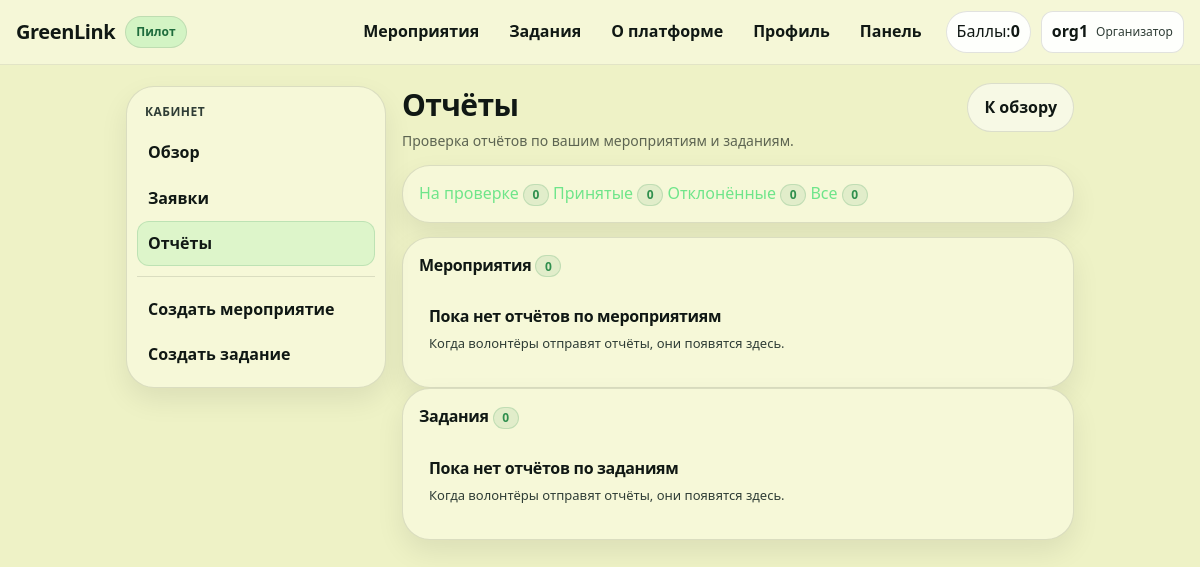
The app's page /manage/reports (signed in) with its own data.
### tables this page shows
CREATE TABLE users (
  id INTEGER PRIMARY KEY AUTOINCREMENT,
  username TEXT NOT NULL UNIQUE,
  password_hash TEXT NOT NULL,
  role TEXT NOT NULL CHECK(role IN ('admin','organizer','volunteer')),
  created_at TEXT NOT NULL,
  is_blocked INTEGER NOT NULL DEFAULT 0,
  warnings_count INTEGER NOT NULL DEFAULT 0,
  last_warning_at TEXT,
  full_name TEXT,
  group_name TEXT,
  faculty TEXT,
  age INTEGER,
  university_id INTEGER,
  points INTEGER NOT NULL DEFAULT 0, education_text TEXT, bio_text TEXT,
  FOREIGN KEY (university_id) REFERENCES universities(id)
);

### app/routes.py (the view, shortened to what this page needs)
@bp.route("/manage/reports")
@login_required
@roles_required("admin","organizer")
def manage_reports():
    db = get_db()
    u = current_user()
    status = (request.args.get("status") or "pending").strip().lower()
    approved = "принят"
    rejected_vals = ("отклонен", "отклонён")
    def build_where(alias: str):
        if status == "approved":
            return f"AND {alias}.status = 'принят'"
        if status == "rejected":
            return f"AND {alias}.status IN ('отклонен','отклонён')"
        if status == "all":
            return ""
        return f"AND {alias}.status NOT IN ('принят','отклонен','отклонён')"
    owner_event = "" if u["role"] == "admin" else "AND e.created_by = ?"
    owner_task = "" if u["role"] == "admin" else "AND t.created_by = ?"
    owner_params = () if u["role"] == "admin" else (u["id"],)
    w_event = build_where("r")
    w_task = build_where("r")
    event_reports = db.execute(
        f"""
        SELECT r.*, e.name as item_name, u.username as username, e.created_by as created_by
        FROM event_reports r
        JOIN events e ON e.id=r.event_id
        JOIN users u ON u.id=r.user_id
        WHERE 1=1 {w_event} {owner_event}
        ORDER BY r.id DESC
        """,
        owner_params,
    ).fetchall()
    task_reports = db.execute(
        f"""
        SELECT r.*, t.name as item_name, u.username as username, t.created_by as created_by
        FROM task_reports r
        JOIN tasks t ON t.id=r.task_id
        JOIN users u ON u.id=r.user_id
        WHERE 1=1 {w_task} {owner_task}
        ORDER BY r.id DESC
        """,
        owner_params,
    ).fetchall()
    def count_reports(kind: str, st: str):
        if kind == "event":
            base = "FROM event_reports r JOIN events e ON e.id=r.event_id WHERE 1=1"
            owner = "" if u["role"] == "admin" else "AND e.created_by=?"
        else:
            base = "FROM task_reports r JOIN tasks t ON t.id=r.task_id WHERE 1=1"
            owner = "" if u["role"] == "admin" else "AND t.created_by=?"
        params = () if u["role"] == "admin" else (u["id"],)
        if st == "approved":
            where = "AND r.status='принят'"
        elif st == "rejected":
            where = "AND r.status IN ('отклонен','отклонён')"
        elif st == "all":
            where = ""
        else:
            where = "AND r.status NOT IN ('принят','отклонен','отклонён')"
        return db.execute(f"SELECT COUNT(1) as c {base} {where} {owner}", params).fetchone()["c"]
    counts = {
        "pending": {"events": count_reports("event", "pending"), "tasks": count_reports("task", "pending")},
        "approved": {"events": count_reports("event", "approved"), "tasks": count_reports("task", "approved")},
        "rejected": {"events": count_reports("event", "rejected"), "tasks": count_reports("task", "rejected")},
        "all": {"events": count_reports("event", "all"), "tasks": count_reports("task", "all")},
    }
    return render_template("manage_reports.html", event_reports=event_reports, task_reports=task_reports, status=status, counts=counts)

### app/auth.py (called while the page is built)
def current_user():
    if "user_id" not in session:
        return None
    if getattr(g, "_current_user", None) is None:
        db = get_db()
        g._current_user = db.execute("SELECT * FROM users WHERE id=?", (session["user_id"],)).fetchone()
    return g._current_user

def login_required(view):
    @wraps(view)
    def wrapped(*args, **kwargs):
        u = current_user()
        if not u:
            return redirect(url_for("main.login", next=request.path))
        if u["is_blocked"]:
            session.clear()
            flash("Ваш аккаунт заблокирован. Обратитесь к администратору.", "error")
            return redirect(url_for("main.login"))
        return view(*args, **kwargs)
    return wrapped

def roles_required(*roles):
    def deco(view):
        @wraps(view)
        def wrapped(*args, **kwargs):
            u = current_user()
            if not u:
                return redirect(url_for("main.login", next=request.path))
            if u["role"] not in roles:
                flash("Недостаточно прав для доступа к разделу.", "error")
                return redirect(url_for("main.index"))
            return view(*args, **kwargs)
        return wrapped
    return deco

### app/db.py (called while the page is built)
def get_db():
    if "db" not in g:
        db_path = current_app.config["DB_PATH"]
        os.makedirs(os.path.dirname(os.path.abspath(db_path)), exist_ok=True)
        g.db = sqlite3.connect(db_path)
        g.db.row_factory = sqlite3.Row
        g.db.execute("PRAGMA foreign_keys = ON;")
    return g.db

### app/routes.py (called while the page is built)
@bp.context_processor
def inject_user():
    return {"current_user": current_user()}

### app/templates/manage_reports.html (shortened to what this page needs)
{% extends "dashboard.html" %}
{% block page_title %}Отчёты{% endblock %}
{% block page_subtitle %}Проверка отчётов по вашим мероприятиям и заданиям.{% endblock %}
{% block page_actions %}
  <a class="btn secondary" href="{{ url_for('main.manage') }}">К обзору</a>
{% endblock %}
{% block sidebar %}
  <div class="side-block">
    <div class="side-title">Кабинет</div>
    <a class="side-link" href="{{ url_for('main.manage') }}">Обзор</a>
    <a class="side-link" href="{{ url_for('main.manage_applications', status='pending') }}">Заявки</a>
    <a class="side-link active" href="{{ url_for('main.manage_reports', status=status) }}">Отчёты</a>
    <div class="side-sep"></div>
    <a class="side-link" href="{{ url_for('main.event_new') }}">Создать мероприятие</a>
    <a class="side-link" href="{{ url_for('main.task_new') }}">Создать задание</a>
  </div>
{% endblock %}
{% block dash_content %}
  <div class="card">
    <div class="tabs" role="tablist" aria-label="Фильтр статуса">
      {% set items = [
        ('pending','На проверке'),
        ('approved','Принятые'),
        ('rejected','Отклонённые'),
        ('all','Все')
      ] %}
      {% for key, label in items %}
        {% set total = (counts[key]['events'] + counts[key]['tasks']) %}
        <a class="tab {% if status==key %}active{% endif %}" href="{{ url_for('main.manage_reports', status=key) }}">
          {{ label }} <span class="pill">{{ total }}</span>
        </a>
      {% endfor %}
    </div>
  </div>
  <div class="dash-grid" style="margin-top:14px;">
    <div class="card">
      <div class="card-head">
        <h3 class="card-title">Мероприятия <span class="pill">{{ counts[status]['events'] }}</span></h3>
      </div>
      {% if event_reports %}
        {% for r in event_reports %}
          <div class="list-item">
            <div class="list-main">
              <div class="list-title"><a href="{{ url_for('main.event_detail', event_id=r.event_id) }}">{{ r.item_name }}</a></div>
              <div class="list-meta">Волонтёр: {{ r.username }} • Статус: {{ r.status }} • {{ r.created_at }}</div>
              {% if r.report_text %}
                <div class="list-text">{{ r.report_text }}</div>
              {% endif %}
              {% if r.media_path %}
                <div class="list-meta" style="margin-top:8px;">
                  Файл: <a href="{{ url_for('main.uploads', filename=r.media_path) }}">открыть</a>
                  <form method="post" action="{{ url_for('main.manage_delete_event_report_file', report_id=r.id) }}" style="display:inline;">
                    {{ csrf_field() }}
                    <button class="btn tiny danger" type="submit" onclick="return confirm('Удалить файл отчёта?');">Удалить файл</button>
                  </form>
                </div>
              {% endif %}
            </div>
            <div class="list-actions">
              {% if r.status != 'принят' %}
                <form method="post" action="{{ url_for('main.manage_approve_event_report', report_id=r.id) }}">
                  {{ csrf_field() }}
                  <button class="btn tiny" type="submit">Принять</button>
                </form>
                <form method="post" action="{{ url_for('main.manage_reject_event_report', report_id=r.id) }}">
                  {{ csrf_field() }}
                  <button class="btn tiny danger" type="submit">Отклонить</button>
                </form>
              {% endif %}
            </div>
          </div>
        {% endfor %}
      {% else %}
        <div class="empty">
          <h3>Пока нет отчётов по мероприятиям</h3>
          <div class="meta">Когда волонтёры отправят отчёты, они появятся здесь.</div>
        </div>
      {% endif %}
    </div>
    <div class="card">
      <div class="card-head">
        <h3 class="card-title">Задания <span class="pill">{{ counts[status]['tasks'] }}</span></h3>
      </div>
      {% if task_reports %}
        {% for r in task_reports %}
          <div class="list-item">
            <div class="list-main">
              <div class="list-title"><a href="{{ url_for('main.task_detail', task_id=r.task_id) }}">{{ r.item_name }}</a></div>
              <div class="list-meta">Волонтёр: {{ r.username }} • Статус: {{ r.status }} • {{ r.created_at }}</div>
              {% if r.report_text %}
                <div class="list-text">{{ r.report_text }}</div>
              {% endif %}
              {% if r.media_path %}
                <div class="list-meta" style="margin-top:8px;">
                  Файл: <a href="{{ url_for('main.uploads', filename=r.media_path) }}">открыть</a>
                  <form method="post" action="{{ url_for('main.manage_delete_task_report_file', report_id=r.id) }}" style="display:inline;">
                    {{ csrf_field() }}
                    <button class="btn tiny danger" type="submit" onclick="return confirm('Удалить файл отчёта?');">Удалить файл</button>
                  </form>
                </div>
              {% endif %}
            </div>
            <div class="list-actions">
              {% if r.status != 'принят' %}
                <form method="post" action="{{ url_for('main.manage_approve_task_report', report_id=r.id) }}">
                  {{ csrf_field() }}
                  <button class="btn tiny" type="submit">Принять</button>
                </form>
                <form method="post" action="{{ url_for('main.manage_reject_task_report', report_id=r.id) }}">
                  {{ csrf_field() }}
                  <button class="btn tiny danger" type="submit">Отклонить</button>
                </form>
              {% endif %}
            </div>
          </div>
        {% endfor %}
      {% else %}
        <div class="empty">
          <h3>Пока нет отчётов по заданиям</h3>
          <div class="meta">Когда волонтёры отправят отчёты, они появятся здесь.</div>
        </div>
      {% endif %}
    </div>
  </div>
{% endblock %}

### app/templates/base.html (shortened to what this page needs)
<!doctype html>
<html lang="ru">
<head>
  <link rel="stylesheet" href="{{ url_for('static', filename='style.css') }}">
</head>
<body>
  <header class="topbar" id="topbar">
    <div class="container topbar-inner">
      <a class="brand" href="{{ url_for('main.index') }}" aria-label="На главную">
        <span class="brand-name">GreenLink</span>
        <span class="brand-badge">Пилот</span>
      </a>
      <div class="header-panel" id="header-panel">
        <nav class="nav" aria-label="Основная навигация">
          <a class="nav-link" href="{{ url_for('main.events') }}">Мероприятия</a>
          <a class="nav-link" href="{{ url_for('main.tasks') }}">Задания</a>
          <a class="nav-link" href="{{ url_for('main.about') }}">О платформе</a>
          {% if current_user %}
            <a class="nav-link" href="{{ url_for('main.profile') }}">Профиль</a>
            {% if current_user.role in ['admin','organizer'] %}
              <a class="nav-link" href="{{ url_for('main.manage') }}">Панель</a>
            {% endif %}
          {% endif %}
        </nav>
        <div class="top-actions">
          {% if current_user %}
            {% set role_labels = {'admin':'Администратор','organizer':'Организатор','volunteer':'Волонтёр'} %}
            <div class="points">Баллы: <strong>{{ current_user.points }}</strong></div>
            <details class="user">
              <summary class="user-sum">
                <span class="user-name">{{ current_user.username }}</span>
                <span class="user-role">{{ role_labels.get(current_user.role, current_user.role) }}</span>
              </summary>
            </details>
          {% else %}
            <a class="btn ghost" href="{{ url_for('main.login') }}">Войти</a>
            <a class="btn primary" href="{{ url_for('main.register') }}">Регистрация</a>
          {% endif %}
        </div>
      </div>
    </div>
  </header>
  <main class="container page">
    {% block content %}{% endblock %}
  </main>
</body>
</html>

### records on screen
users: points "0", username "org1", get "Организатор"

### other values on screen
{{ label }} "На проверке" "Принятые" "Отклонённые" "Все"
{{ total }} "0" "0" "0" "0"
{{ counts[status]['events'] }} "0"
{{ counts[status]['tasks'] }} "0"
